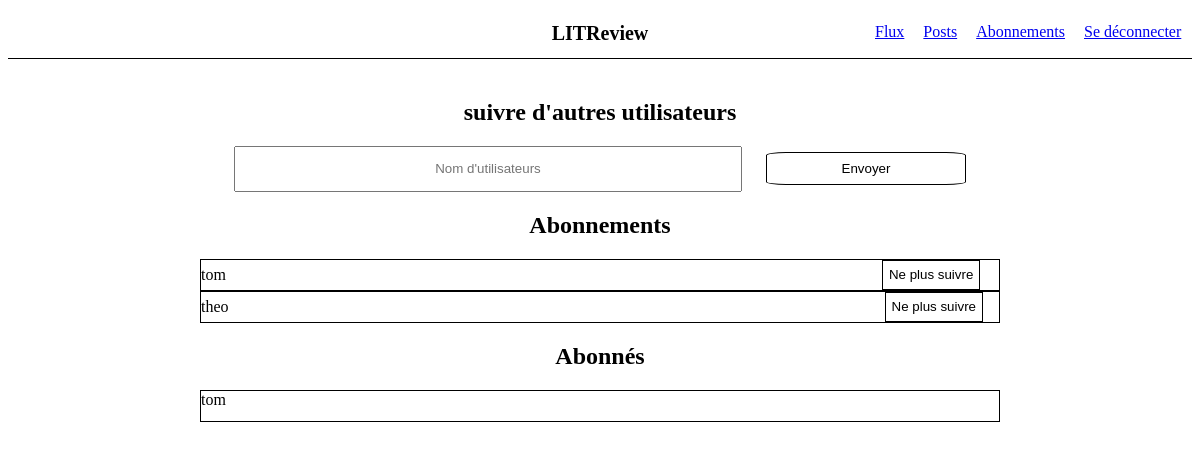
Page /abonnements/ (signed in) on the committed database.
### login/models.py (models this page shows)
class User(AbstractUser):
    follows = models.ManyToManyField('self',  symmetrical= False, related_name="follows_list")
    followers = models.ManyToManyField('self',  symmetrical= False, related_name="followers_list")

### abo/views.py (the view)
# urls.py: path('abonnements/', abo.views.abonnement, name='abonnements'),
def abonnement(request):
    User_on = request.user
    abonnements = []
    abonnes = []
    abonnements = User_on.follows.all()
    abonnes = User_on.followers.all()
    return render(request, 'abonnement.html', context={'abonnements' : abonnements, 'abonnes' : abonnes })

### abo/templates/abonnement.html (shortened to what this page needs)
{% extends 'base_flow.html' %}
{% block content %}
<div class="main_container_abo">
    <h2>suivre d'autres utilisateurs</h2>
    <form action="{% url 'follow' %}" method="POST" id="follow_form">
        <input type="text" name="test" placeholder="Nom d'utilisateurs">
        <button type="submit" class="btn" name="follow_btn" form="follow_form">Envoyer</button>
    </form>
    <h2>Abonnements</h2>
    <ul>
        {% for abo in abonnements %}
            <form action="{% url 'unfollow' %}" method="POST" id="unfollow_form">
                <li>{{ abo.username }} <button type="submit" id="btn-unfollow" name="unfollow_btn" value="{{ abo.id }}" form="unfollow_form">Ne plus suivre</button></li>
            </form>
        {% endfor %}
    </ul>
    <h2>Abonnés</h2>
        {% for abo in abonnes %}
            <li>{{ abo.username }}</li>
        {% endfor %}
</div>
{% endblock content %}

### login/static/flow/styles.css (style rules this page uses)
.btn { background-color: white; border: 1px solid black; border-radius: 10%; padding: 8px; width: 200px; cursor: pointer; }
.main_container_abo { width: 800px; margin: auto; margin-top: 40px; }
.main_container_abo h2 { text-align: center; }
.main_container_abo li { list-style: none; border: 1px solid black; height: 30px; }
.main_container_abo ul { padding: 0px; }
#follow_form { text-align: center; }
#follow_form input { width: 500px; height:40px; text-align: center; margin-right: 20px; }
#btn-unfollow { border: 1px solid black; background-color: white; height: 100%; position: relative; right: -652px; cursor: pointer; }

### rows in the picture
User: username "tom", {{ abo.id }} 1 (drawn)
User: username "theo", {{ abo.id }} 3 (drawn)
